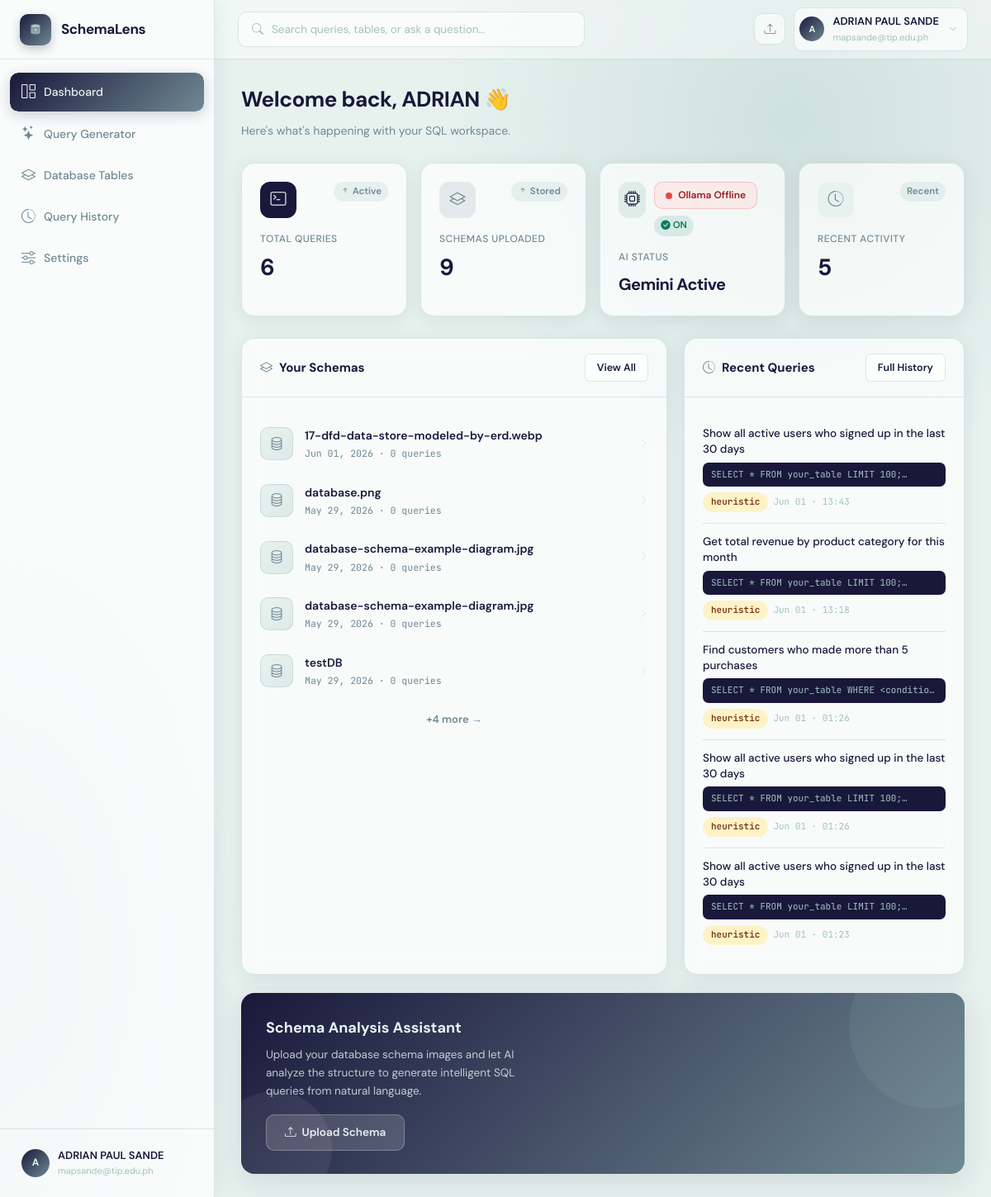
The page /dashboard (signed in) on the database as committed earlier.
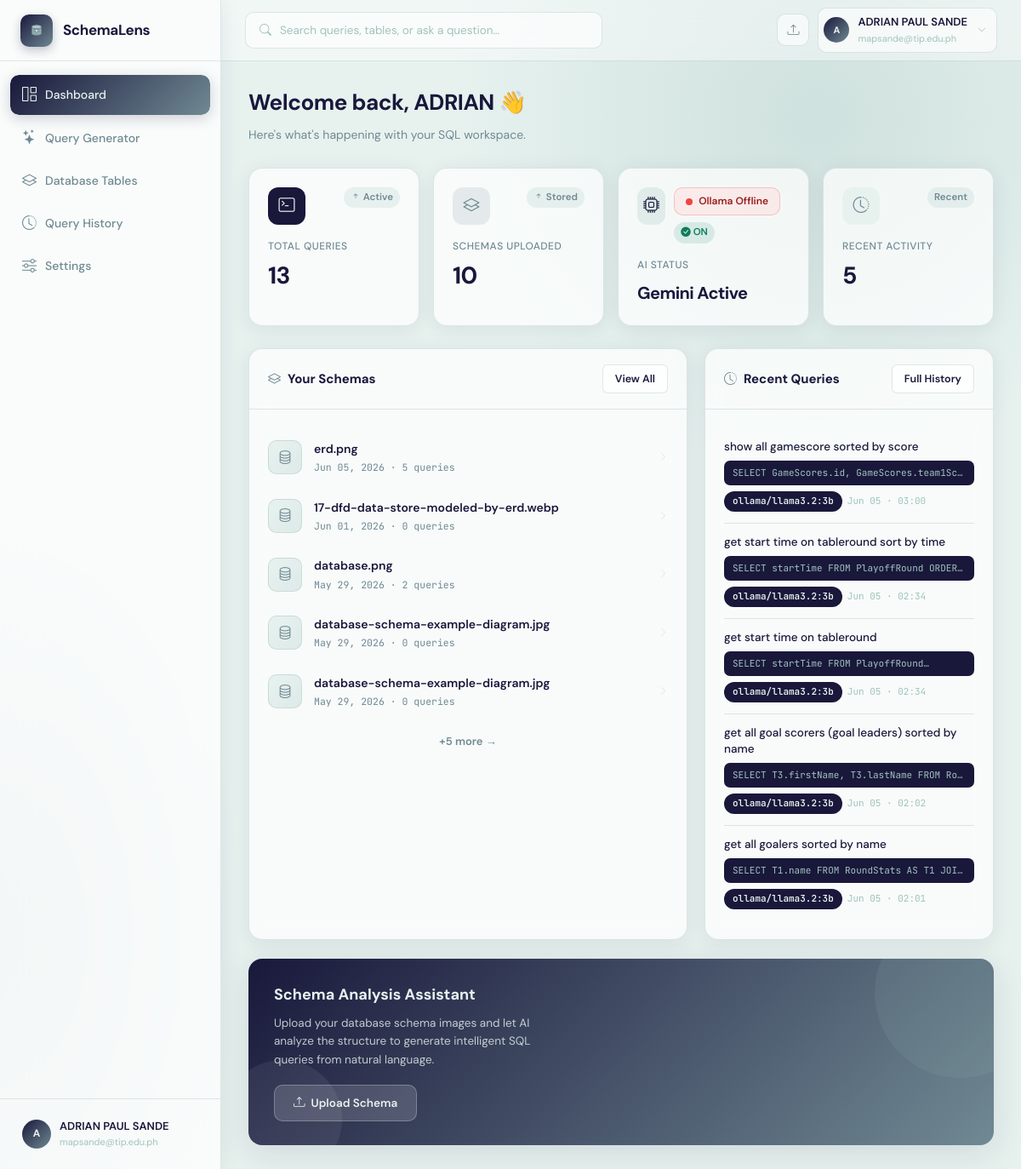
The same page on the database as committed later.
### app.py (models this page shows)
class SchemaUpload(db.Model):
    __tablename__ = "schema_uploads"
    id            = db.Column(db.Integer, primary_key=True)
    user_id       = db.Column(db.Integer, db.ForeignKey("users.id"), nullable=False)
    filename      = db.Column(db.String(256), nullable=False)
    original_name = db.Column(db.String(256), nullable=False)
    schema_name   = db.Column(db.String(120), default="")
    ocr_text      = db.Column(db.Text, default="")
    parsed_schema = db.Column(db.Text, default="")   # JSON
    confirmed_schema = db.Column(db.Text, default="")  # JSON — user-confirmed/edited version
    uploaded_at   = db.Column(db.DateTime, default=datetime.datetime.utcnow)
    queries       = db.relationship("QueryHistory", backref="schema", lazy=True,
                                    cascade="all, delete-orphan")

class QueryHistory(db.Model):
    __tablename__ = "query_history"
    id             = db.Column(db.Integer, primary_key=True)
    user_id        = db.Column(db.Integer, db.ForeignKey("users.id"), nullable=False)
    schema_id      = db.Column(db.Integer, db.ForeignKey("schema_uploads.id"), nullable=True)
    natural_query  = db.Column(db.Text, nullable=False)
    generated_sql  = db.Column(db.Text, default="")
    model_used     = db.Column(db.String(80), default="")
    sql_explanation = db.Column(db.Text, default="")     # Feature 2: plain-English explanation
    accuracy_score  = db.Column(db.Float, default=None)  # Feature 4: confidence score
    accuracy_notes  = db.Column(db.Text, default="")     # Feature 4: validation notes
    conversation_context = db.Column(db.Text, default="")  # Feature 3: JSON conversation history
    created_at     = db.Column(db.DateTime, default=datetime.datetime.utcnow)

### app.py (the view)
@app.route("/dashboard")
@login_required
def dashboard():
    if not current_user.agreement_accepted:
        return redirect(url_for("agreement_page", next=url_for("dashboard")))
    schemas  = SchemaUpload.query.filter_by(user_id=current_user.id)\
                .order_by(SchemaUpload.uploaded_at.desc()).all()
    recent_q = QueryHistory.query.filter_by(user_id=current_user.id)\
                .order_by(QueryHistory.created_at.desc()).limit(5).all()
    total_q  = QueryHistory.query.filter_by(user_id=current_user.id).count()
    return render_template("dashboard.html",
                           schemas=schemas, recent_queries=recent_q,
                           total_queries=total_q)

### app.py (called while the page is built)
@login_manager.user_loader
def load_user(user_id):
    return db.session.get(User, int(user_id))

### templates/dashboard.html (shortened to what the changed rows need)
{% extends "base.html" %}
{% block content %}
<div class="dash-header fade-in">
  <h1>Welcome back, {{ current_user.name.split()[0] }} 👋</h1>
</div>
<div class="stats-grid fade-in fade-in-1">
  <div class="stat-card"  id="total-queries">
    <a href="{{ url_for('query_page') }}" style="text-decoration:none">
    <div class="stat-card-top">
      <div class="stat-card-icon dark"><i class="bi bi-terminal"></i></div>
      <span class="stat-change"><i class="bi bi-arrow-up-short"></i> Active</span>
    </div>
    <div class="stat-label">Total Queries</div>
    <div class="stat-value">{{ total_queries }}</div>
    </a>
  </div>
  <div class="stat-card">
    <div class="stat-card-top">
      <div class="stat-card-icon mid"><i class="bi bi-layers"></i></div>
      <span class="stat-change"><i class="bi bi-arrow-up-short"></i> Stored</span>
    </div>
    <div class="stat-label">Schemas Uploaded</div>
    <div class="stat-value">{{ schemas|length }}</div>
  </div>
</div>
<div class="dash-grid">
  <div class="card fade-in fade-in-2">
    <div class="card-body">
      {% if schemas %}
        {% for s in schemas[:5] %}
        <a href="{{ url_for('schema_detail', schema_id=s.id) }}" style="text-decoration:none;color:inherit;display:block;">
          <div class="schema-row">
            <div class="schema-thumb"><i class="bi bi-database" style="color:var(--primary-mid);"></i></div>
            <div class="flex-1">
              <div class="schema-row-name">{{ s.schema_name or s.original_name }}</div>
              <div class="schema-row-meta">{{ s.uploaded_at.strftime('%b %d, %Y') }} · {{ s.queries|length }} queries</div>
            </div>
            <i class="bi bi-chevron-right" style="color:var(--border);font-size:11px;"></i>
          </div>
        </a>
        {% endfor %}
        {% if schemas|length > 5 %}
        <div style="text-align:center;padding:12px 0 0;">
          <a href="{{ url_for('schemas') }}" style="font-size:13px;color:var(--primary-mid);font-weight:600;text-decoration:none;">+{{ schemas|length - 5 }} more →</a>
        </div>
        {% endif %}
      {% endif %}
    </div>
  </div>
  <div class="card fade-in fade-in-3">
    <div class="card-body">
      {% if recent_queries %}
        {% for q in recent_queries %}
        <div class="query-row">
          <div class="query-row-text">{{ q.natural_query[:80] }}{% if q.natural_query|length > 80 %}…{% endif %}</div>
          <div class="query-row-sql">{{ q.generated_sql[:80] }}…</div>
          <div style="margin-top:7px;display:flex;gap:6px;align-items:center;">
            <span class="badge {{ 'badge-dark' if q.model_used != 'heuristic' else 'badge-amber' }}">{{ q.model_used }}</span>
            <span style="font-size:11px;color:var(--text-xs);font-family:var(--mono);">{{ q.created_at.strftime('%b %d · %H:%M') }}</span>
          </div>
        </div>
        {% endfor %}
      {% else %}
        <div class="empty" style="padding:36px 0;">
          <i class="bi bi-terminal"></i>
          <h4>No queries yet</h4>
          <a href="{{ url_for('query_page') }}" class="btn btn-primary mt-3" style="display:inline-flex;">Generate SQL</a>
        </div>
      {% endif %}
    </div>
  </div>
</div>
{% endblock %}

Rows that differ between the two databases and show on the page:
no longer on this page (row unchanged): SchemaUpload: schema_name "testDB", uploaded_at "May 29, 2026", queries|length "0"
no longer on this page (row unchanged): QueryHistory: natural_query "Show all active users who signed up in the last 30 days", generated_sql "SELECT * FROM your_table LIMIT 100;", model_used "heuristic", created_at "Jun 01 · 13:43"
no longer on this page (row unchanged): QueryHistory: natural_query "Get total revenue by product category for this month", generated_sql "SELECT * FROM your_table LIMIT 100;", model_used "heuristic", created_at "Jun 01 · 13:18"
no longer on this page (row unchanged): QueryHistory: natural_query "Find customers who made more than 5 purchases", generated_sql "SELECT * FROM your_table WHERE <conditio…", model_used "heuristic", created_at "Jun 01 · 01:26"
no longer on this page (row unchanged): QueryHistory: natural_query "Show all active users who signed up in the last 30 days", generated_sql "SELECT * FROM your_table LIMIT 100;", model_used "heuristic", created_at "Jun 01 · 01:26"
no longer on this page (row unchanged): QueryHistory: natural_query "Show all active users who signed up in the last 30 days", generated_sql "SELECT * FROM your_table LIMIT 100;", model_used "heuristic", created_at "Jun 01 · 01:23"
added SchemaUpload: schema_name "erd.png", uploaded_at "Jun 05, 2026", queries|length "5"
computed for SchemaUpload "database.png": queries|length "0" → "2"
added QueryHistory: natural_query "show all gamescore sorted by score", generated_sql "SELECT GameScores.id, GameScores.team1Sc…", model_used "ollama/llama3.2:3b", created_at "Jun 05 · 03:00"
added QueryHistory: natural_query "get start time on tableround sort by time", generated_sql "SELECT startTime FROM PlayoffRound ORDER…", model_used "ollama/llama3.2:3b", created_at "Jun 05 · 02:34"
added QueryHistory: natural_query "get start time on tableround", generated_sql "SELECT startTime FROM PlayoffRound", model_used "ollama/llama3.2:3b", created_at "Jun 05 · 02:34"
added QueryHistory: natural_query "get all goal scorers (goal leaders) sorted by name", generated_sql "SELECT T3.firstName, T3.lastName FROM Ro…", model_used "ollama/llama3.2:3b", created_at "Jun 05 · 02:02"
added QueryHistory: natural_query "get all goalers sorted by name", generated_sql "SELECT T1.name FROM RoundStats AS T1 JOI…", model_used "ollama/llama3.2:3b", created_at "Jun 05 · 02:01"
Other text that changed with them:
{{ total_queries }}: "6" → "13"
{{ schemas|length }}: "9" → "10"
{{ schemas|length - 5 }}: "4" → "5"
